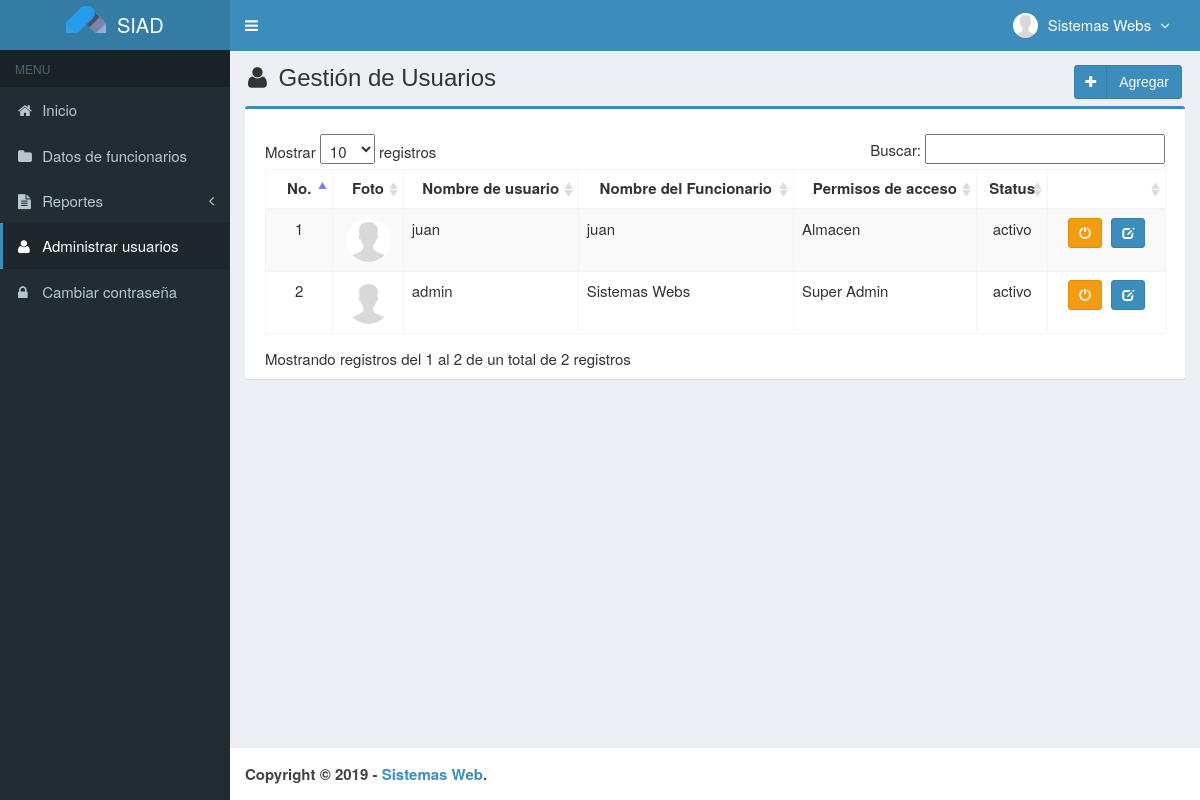
Before: /main.php?module=user (signed in) with the older database file.
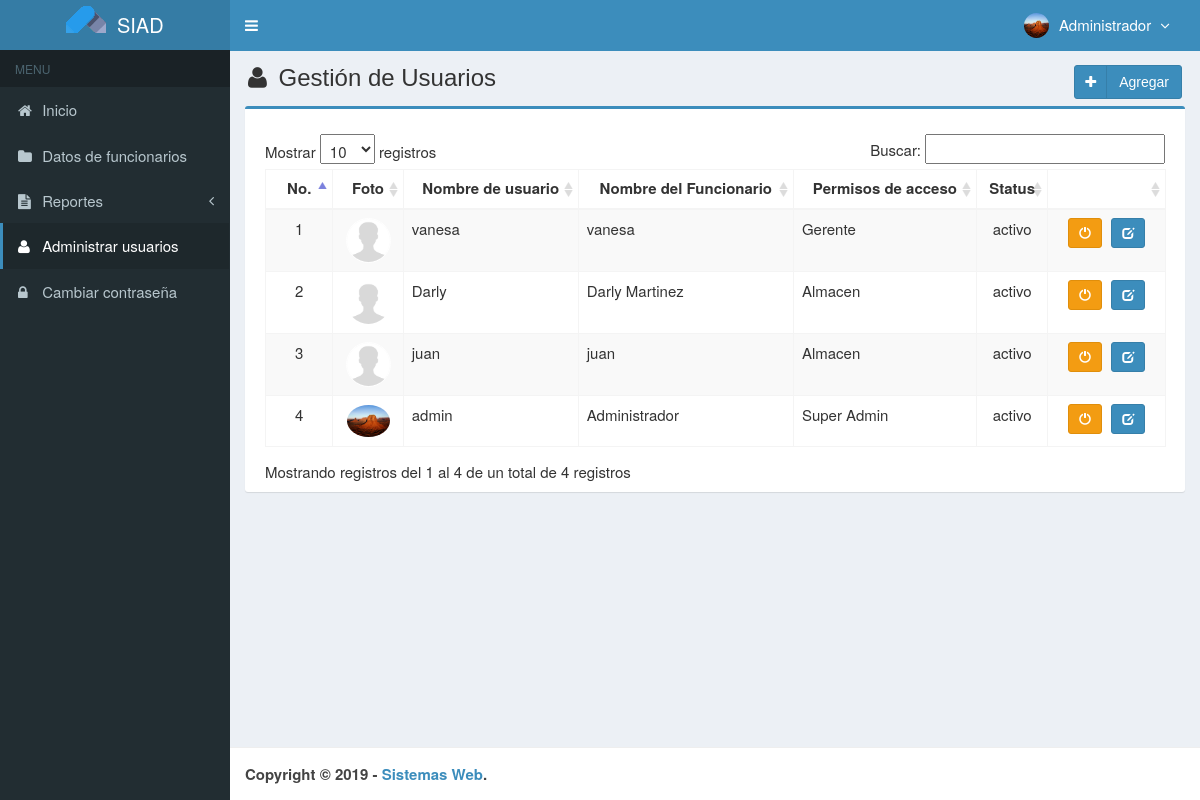
After: the same page with the newer database file.
### tables this page shows
CREATE TABLE `usuarios` (
  `id_user` int(3) NOT NULL,
  `username` varchar(50) NOT NULL,
  `name_user` varchar(50) NOT NULL,
  `password` varchar(50) NOT NULL,
  `correo_i` varchar(50) DEFAULT NULL,
  `telefono` varchar(13) DEFAULT NULL,
  `foto` varchar(100) DEFAULT NULL,
  `permisos_acceso` enum('Super Admin','Gerente','Almacen') NOT NULL,
  `status` enum('activo','bloqueado') NOT NULL DEFAULT 'activo',
  `created_at` timestamp NOT NULL DEFAULT CURRENT_TIMESTAMP,
  `updated_at` timestamp NOT NULL DEFAULT CURRENT_TIMESTAMP ON UPDATE CURRENT_TIMESTAMP
);

### modules/user/view.php (the view, shortened to what this page needs)
<section class="content-header">
  <h1>
    <i class="fa fa-user icon-title"></i> Gestión de Usuarios
    <a class="btn btn-primary btn-social pull-right" href="?module=form_user&form=add" title="Agregar" data-toggle="tooltip">
      <i class="fa fa-plus"></i> Agregar
    </a>
  </h1>
</section>
<section class="content">
  <div class="row">
    <div class="col-md-12">
      <div class="box box-primary">
        <div class="box-body">
          <table id="dataTables1" class="table table-bordered table-striped table-hover">
            <thead>
              <tr>
                <th class="center">No.</th>
                <th class="center">Foto</th>
                <th class="center">Nombre de usuario</th>
                <th class="center">Nombre del Funcionario</th>
                <th class="center">Permisos de acceso</th>
                <th class="center">Status</th>
                <th class="center"></th>
              </tr>
            </thead>
                        <tbody>
            <?php
            $no = 1;
            $query = mysqli_query($mysqli, "SELECT * FROM usuarios ORDER BY id_user DESC")
                                            or die('error: '.mysqli_error($mysqli));
            while ($data = mysqli_fetch_assoc($query)) {
              echo "<tr>
                      <td width='50' class='center'>$no</td>";
                      if ($data['foto']=="") { ?>
                        <td class='center'><img class='img-user' src='images/user/user-default.png' width='45'></td>
                      <?php
                      } else { ?>
                        <td class='center'><img class='img-user' src='images/user/<?php echo $data['foto']; ?>' width='45'></td>
                      <?php
                      }
              echo "  <td>$data[username]</td>
                      <td>$data[name_user]</td>
                      <td>$data[permisos_acceso]</td>
                      <td class='center'>$data[status]</td>
                      <td class='center' width='100'>
                          <div>";
                          if ($data['status']=='activo') { ?>
                            <a data-toggle="tooltip" data-placement="top" title="Bloqueado" style="margin-right:5px" class="btn btn-warning btn-sm" href="modules/user/proses.php?act=off&id=<?php echo $data['id_user'];?>">
                                <i style="color:#fff" class="glyphicon glyphicon-off"></i>
                            </a>
            <?php
                          }
                          else { ?>
                            <a data-toggle="tooltip" data-placement="top" title="activo" style="margin-right:5px" class="btn btn-success btn-sm" href="modules/user/proses.php?act=on&id=<?php echo $data['id_user'];?>">
                                <i style="color:#fff" class="glyphicon glyphicon-ok"></i>
                            </a>
            <?php
                          }
              echo "      <a data-toggle='tooltip' data-placement='top' title='Modificar' class='btn btn-primary btn-sm' href='?module=form_user&form=edit&id=$data[id_user]'>
                                <i style='color:#fff' class='glyphicon glyphicon-edit'></i>
                            </a>
                          </div>
                      </td>
                    </tr>";
              $no++;
            }
            ?>
            </tbody>
          </table>
        </div>
      </div>
    </div>
  </div>
</section><!-- /.content

### top-menu.php (shortened to what this page needs)
<?php
require_once "config/database.php";
$query = mysqli_query($mysqli, "SELECT id_user, name_user, foto, permisos_acceso FROM usuarios WHERE id_user='$_SESSION[id_user]'")
                                or die('error: '.mysqli_error($mysqli));
$data = mysqli_fetch_assoc($query);
?>
<li class="dropdown user user-menu">
  <a href="#" class="dropdown-toggle" data-toggle="dropdown">
  <?php
  if ($data['foto']=="") { ?>
    <img src="images/user/user-default.png" class="user-image" alt="User Image"/>
  <?php
  }
  else { ?>
    <img src="images/user/<?php echo $data['foto']; ?>" class="user-image" alt="User Image"/>
  <?php
  }
  ?>
    <span class="hidden-xs"><?php echo $data['name_user']; ?> <i style="margin-left:5px" class="fa fa-angle-down"></i></span>
  </a>
</li>

Changed rows visible on the page:
changed usuarios "admin": foto: picture added in place of a placeholder; name_user "Sistemas Webs" → "Administrador"
added usuarios: username "vanesa", name_user "vanesa", permisos_acceso "Gerente", status "activo"
added usuarios: username "Darly", name_user "Darly Martinez", permisos_acceso "Almacen", status "activo"
Other visible differences:
text written by a page script: "Mostrar registros Buscar: Mostrando registros del 1 al 2 de un total de 2 registros" → "Mostrar registros Buscar: Mostrando registros del 1 al 4 de un total de 4 registros"
